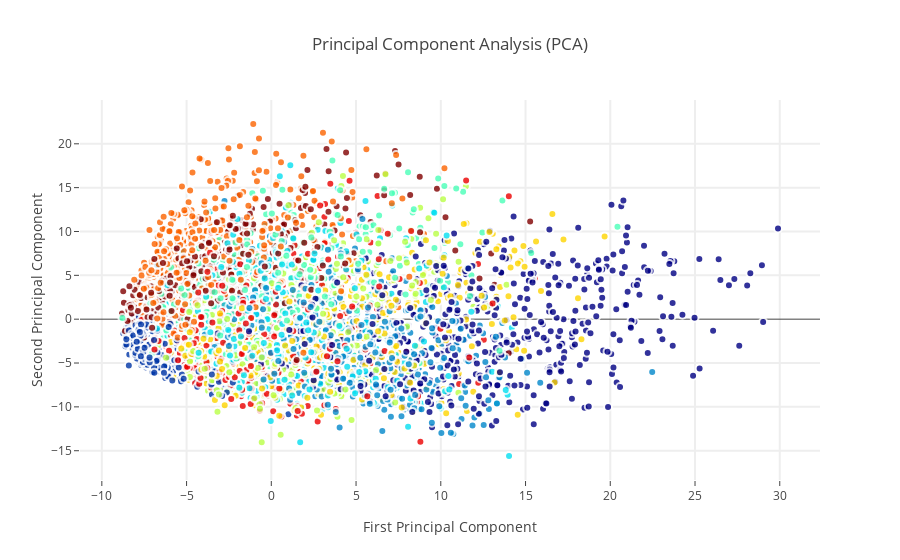

The notebook cell this image was saved under:
### Code cell
trace0 = go.Scatter(
    x = X_5d[:,0],
    y = X_5d[:,1],
    mode = 'markers',
    text = Target,
    showlegend = False,
    marker = dict(
        size = 8,
        color = Target,
        colorscale ='Jet',
        showscale = False,
        line = dict(
            width = 2,
            color = 'rgb(255, 255, 255)'
        ),
        opacity = 0.8
    )
)
data = [trace0]
layout = go.Layout(
    title= 'Principal Component Analysis (PCA)',
    hovermode= 'closest',
    xaxis= dict(
         title= 'First Principal Component',
        ticklen= 5,
        zeroline= False,
        gridwidth= 2,
    ),
    yaxis=dict(
        title= 'Second Principal Component',
        ticklen= 5,
        gridwidth= 2,
    ),
    showlegend= True
)
fig = dict(data=data, layout=layout)
py.iplot(fig, filename='styled-scatter')

### Figure 1 — Plotly figure (JSON) as saved in the notebook; plotly's stock layout.template omitted (floating-point values rounded to 4 significant figures; data arrays with more than 128 entries replaced by an {"elided": "..."} marker saying what was removed)
{"data": [{"marker": {"color": {"elided": "6000 int values"}, "colorscale": "Jet", "line": {"color": "rgb(255, 255, 255)", "width": 2}, "opacity": 0.8, "showscale": false, "size": 8}, "mode": "markers", "showlegend": false, "text": {"elided": "6000 int values"}, "type": "scatter", "uid": "a2c1f158-ce11-4f51-9663-c182059c4ab1", "x": {"elided": "6000 float values"}, "y": {"elided": "6000 float values"}}], "layout": {"hovermode": "closest", "showlegend": true, "title": "Principal Component Analysis (PCA)", "xaxis": {"gridwidth": 2, "ticklen": 5, "title": "First Principal Component", "zeroline": false}, "yaxis": {"gridwidth": 2, "ticklen": 5, "title": "Second Principal Component"}}}
